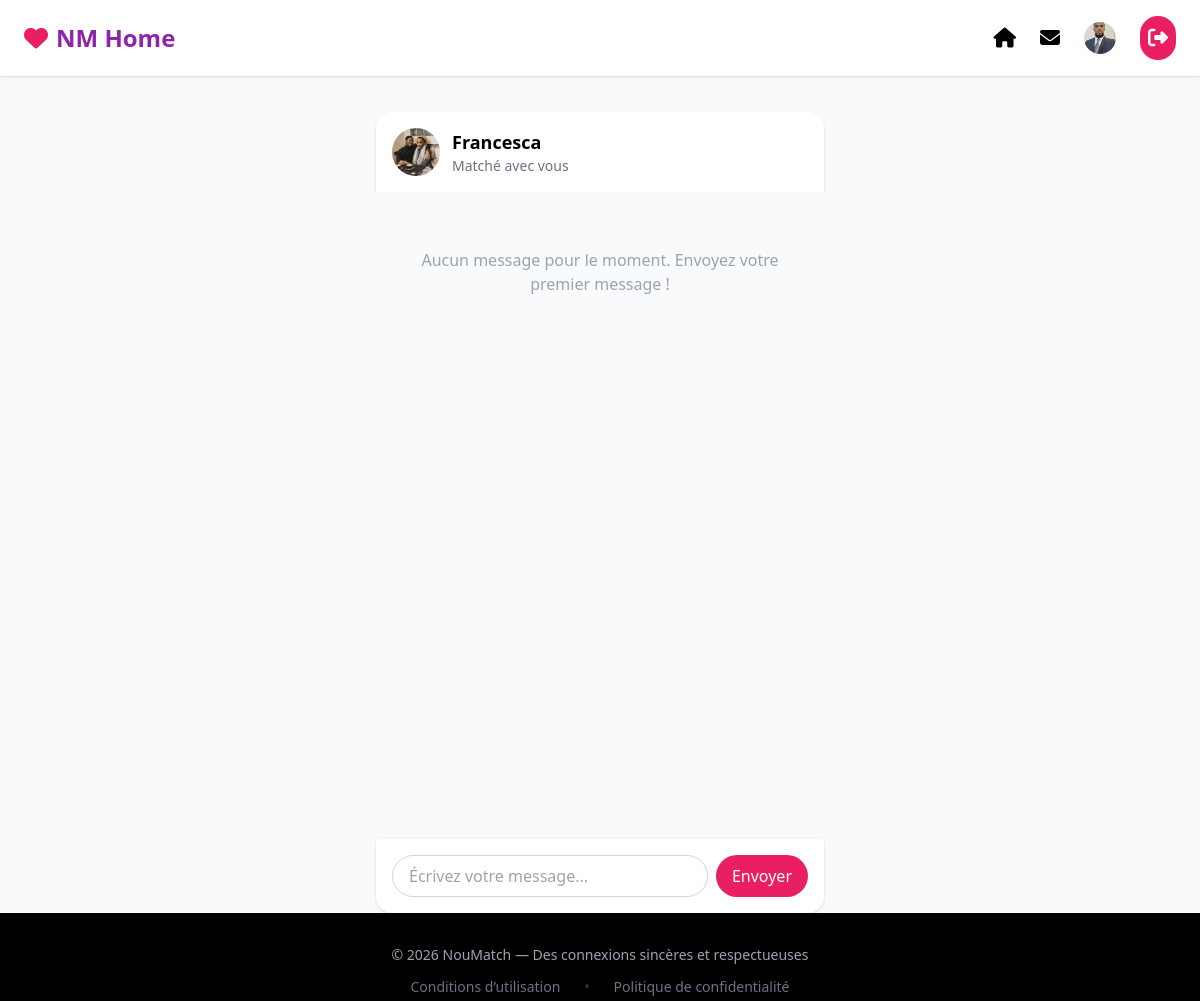
The app's page /nmdashboard/3/ (signed in) with its own data.
### users/models.py (models this page shows, shortened)
class User(AbstractBaseUser, PermissionsMixin):
    email = models.EmailField(unique=True)
    username = models.CharField(max_length=30, unique=True)
    bio = models.TextField(blank=True)
    birth_date = models.DateField(null=True, blank=True)
    GENDER_CHOICES = [
        ("male", "Male"),
        ("female", "Female"),
        ("other", "Other"),
    ]
    gender = models.CharField(max_length=10, choices=GENDER_CHOICES, blank=True)
    INTEREST_CHOICES = [
        ("male", "Male"),
        ("female", "Female"),
        ("everyone", "Everyone"),
    ]
    interested_in = models.CharField(max_length=10, choices=INTEREST_CHOICES, blank=True)
    location = models.CharField(max_length=100, blank=True)
    profile_photo = models.ImageField(upload_to="profiles/", blank=True, null=True)
    is_verified = models.BooleanField(default=False)
    height = models.PositiveIntegerField(null=True, blank=True)  # in cm
    passions = models.TextField(blank=True)  # comma separated passions
    career = models.CharField(max_length=100, blank=True)
    education = models.CharField(max_length=100, blank=True)
    hobbies = models.TextField(blank=True)
    favorite_music = models.TextField(blank=True)
    is_active = models.BooleanField(default=True)
    is_staff = models.BooleanField(default=False)
    date_joined = models.DateTimeField(default=timezone.now)
    objects = UserManager()
    USERNAME_FIELD = "email"
    REQUIRED_FIELDS = ["username"]

### nmdashboard/views.py (the view)
# urls.py: path("<int:user_id>/", views.chat_view, name="chat"),
@login_required
def chat_view(request, user_id):
    current_user = request.user
    other_user = get_object_or_404(User, id=user_id)
    if current_user == other_user:
        return HttpResponseForbidden("Vous ne pouvez pas vous envoyer un message à vous-même.")
    is_matched = Match.objects.filter(
        Q(user1=current_user, user2=other_user) |
        Q(user1=other_user, user2=current_user)
    ).exists()
    if not is_matched:
        return HttpResponseForbidden("Vous ne pouvez envoyer des messages qu'aux utilisateurs avec lesquels vous avez un match.")
    messages = Message.objects.filter(
        Q(sender=current_user, receiver=other_user) |
        Q(sender=other_user, receiver=current_user)
    ).order_by("timestamp")
    Message.objects.filter(sender=other_user, receiver=current_user, is_read=False).update(is_read=True)
    if request.method == "POST":
        content = request.POST.get("content", "").strip()
        if content:
            Message.objects.create(sender=current_user, receiver=other_user, content=content)
        return redirect("nmdashboard:chat", user_id=other_user.id)
    context = {
        "other_user": other_user,
        "messages": messages,
    }
    return render(request, "nmdashboard/chat.html", context)

### nmdashboard/context_processors.py (called while the page is built)
def unread_messages(request):
    if request.user.is_authenticated:
        unread_count = Message.objects.filter(receiver=request.user, is_read=False).count()
        latest_messages = Message.objects.filter(receiver=request.user).order_by('-timestamp')[:5]
    else:
        unread_count = 0
        latest_messages = []
    return {
        'unread_messages_count': unread_count,
        'latest_messages': latest_messages,
    }

### nmdashboard/templates/nmdashboard/chat.html (shortened to what this page needs)
{% extends 'nmdashboard/base.html' %}
{% block content %}
<main class="flex justify-center pt-28 px-4">
  <div class="w-full max-w-md flex flex-col h-[80vh]">
    <div class="bg-white rounded-t-2xl shadow p-4 flex items-center gap-3">
      {% if other_user.profile_photo %}
        <img src="{{ other_user.profile_photo.url }}" class="w-12 h-12 rounded-full object-cover">
      {% else %}
        <img src="/static/images/default-profile.png" class="w-12 h-12 rounded-full object-cover">
      {% endif %}
      <div>
        <h2 class="font-bold text-lg">{{ other_user.username }}</h2>
        <p class="text-sm text-gray-500">Matché avec vous</p>
      </div>
    </div>
    <div id="messages-container" class="flex-1 overflow-y-auto p-4 bg-gray-50 space-y-3">
      {% if messages %}
        {% for msg in messages %}
          <div class="flex {% if msg.sender == user %}justify-end{% else %}justify-start{% endif %}">
            <div class="px-4 py-2 rounded-xl max-w-xs break-words
                        {% if msg.sender == user %}bg-secondary text-white{% else %}bg-white border{% endif %}">
              {{ msg.content }}
              <span class="block text-xs text-gray-400 mt-1 text-right">{{ msg.timestamp|date:"H:i" }}</span>
            </div>
          </div>
        {% endfor %}
      {% else %}
        <p class="text-gray-400 text-center mt-10">Aucun message pour le moment. Envoyez votre premier message !</p>
      {% endif %}
    </div>
    <form method="POST" class="flex p-4 gap-2 bg-white rounded-b-2xl shadow">
      <input type="text" name="content" placeholder="Écrivez votre message..."
             class="flex-1 px-4 py-2 border border-gray-300 rounded-full focus:outline-none focus:ring-2 focus:ring-secondaryLight focus:border-secondary" required>
      <button type="submit" class="bg-secondary text-white px-4 py-2 rounded-full hover:opacity-90 transition">Envoyer</button>
    </form>
  </div>
</main>
{% endblock content %}

### nmdashboard/templates/nmdashboard/base.html (shortened to what this page needs)
<!DOCTYPE html>
<html lang="fr">
<head>
<script src="https://cdn.tailwindcss.com"></script>
<link rel="stylesheet" href="https://cdnjs.cloudflare.com/ajax/libs/font-awesome/6.5.0/css/all.min.css">
</head>
<body class="bg-gray-50 min-h-screen flex flex-col">
<header class="fixed w-full bg-white/90 backdrop-blur shadow z-50">
  <div class="max-w-7xl mx-auto flex justify-between items-center px-6 py-4">
    <a href="{% url 'nmdashboard:dashboard' %}" class="flex items-center gap-2">
      <i class="fa-solid fa-heart text-secondary text-2xl"></i>
      <span class="text-2xl font-bold text-primary">NM Home</span>
    </a>
    <nav class="hidden md:flex gap-6 items-center">
      <a href="{% url 'nmdashboard:dashboard' %}">
        <i class="fa-solid fa-house text-xl cursor-pointer"></i>
      </a>
    <div class="relative">
        <button type="button" id="messagesBtn" class="relative">
            <i class="fa-solid fa-envelope text-xl cursor-pointer"></i>
        </button>
    </div>
      <a href="{% url 'nmdashboard:my_profile' %}">
        {% if request.user.profile_photo %}
          <img src="{{ request.user.profile_photo.url }}"
               class="w-8 h-8 rounded-full object-cover cursor-pointer">
        {% else %}
          <i class="fa-solid fa-user text-xl cursor-pointer"></i>
        {% endif %}
      </a>
      <form method="post" action="{% url 'users:logout' %}">
        <button type="submit">
          <i class="fa-solid fa-right-from-bracket text-xl bg-secondary text-white p-2 rounded-full"></i>
        </button>
      </form>
    </nav>
  </div>
</header>
{% block content %}{% endblock content %}
<footer class="bg-black text-gray-400 py-8 text-center text-sm">
  <div class="mb-3">© 2026 NouMatch — Des connexions sincères et respectueuses</div>
  <div class="flex justify-center gap-6 text-gray-500">
    <a href="{% url 'noumatch:term_of_use' %}" class="hover:text-white transition">Conditions d’utilisation</a>
    <span class="opacity-50">•</span>
    <a href="{% url 'noumatch:privacy_policy' %}" class="hover:text-white transition">Politique de confidentialité</a>
  </div>
</footer>
</body>
</html>

### nmdashboard/templates/nmdashboard/base.html (style rules this page uses)
* { scroll-behavior: smooth; }

### records on screen
User: user.profile_photo (picture)
User: profile_photo (picture), username "Francesca"
